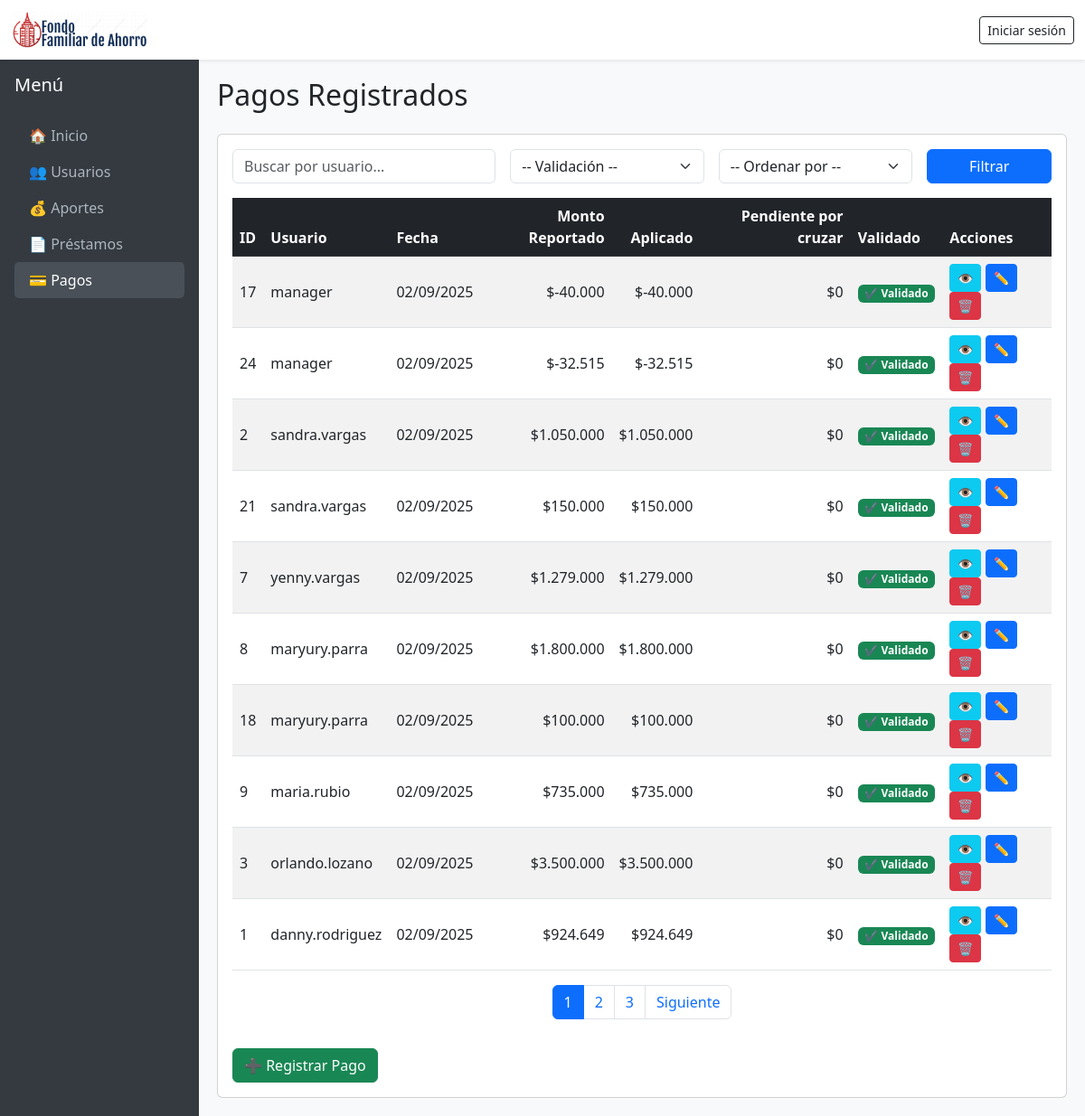
Screenshot of /dashboard/pagos/ with the database file from the repository.
### fonar/models.py (models this page shows, shortened)
class Pago(models.Model):
    usuario = models.ForeignKey(Usuario, on_delete=models.CASCADE)
    monto_reportado = models.DecimalField(max_digits=12, decimal_places=2)
    soporte = models.FileField(upload_to="pagos/soportes/", blank=True, null=True)
    fecha = models.DateTimeField(default=timezone.now)
    validado = models.BooleanField(default=False)
    comentarios = models.TextField(blank=True, null=True)
    @property
    def total_aplicado(self):
        return self.aplicaciones.aggregate(
            total=Sum("monto_aplicado")
        )["total"] or Decimal("0")
    @property
    def faltante(self):
        return (self.monto_reportado or Decimal("0")) - self.total_aplicado

class Usuario(AbstractUser):
    is_admin = models.BooleanField(default=False)
    TIPO_CHOICES = [
        ("asociado", "Asociado"),
        ("tercero", "Tercero"),
    ]
    tipo_usuario = models.CharField(max_length=20, choices=TIPO_CHOICES, default="asociado")
    def __str__(self):
        return self.username

### dashboard/views/pago_views.py (the view)
# urls.py: path("pagos/", pago_views.PagoListView.as_view(), name="pagos-list"),
class PagoListView(ListView):
    model = Pago
    template_name = "dashboard/pagos/list.html"
    context_object_name = "pagos"
    paginate_by = 10
    def get_queryset(self):
        queryset = (
            Pago.objects.select_related("usuario")
            .annotate(
                aplicado=Coalesce(
                    Sum("aplicaciones__monto_aplicado"),
                    0,
                    output_field=DecimalField(max_digits=12, decimal_places=2),
                )
            )
            .order_by("-fecha")
        )
        usuario = self.request.GET.get("usuario")
        validado = self.request.GET.get("validado")
        ordenar = self.request.GET.get("ordenar")
        if usuario:
            queryset = queryset.filter(usuario__username__icontains=usuario)
        if validado in ["True", "False"]:
            queryset = queryset.filter(validado=(validado == "True"))
        if ordenar == "fecha":
            queryset = queryset.order_by("-fecha")
        elif ordenar == "monto":
            queryset = queryset.order_by("-monto_reportado")
        elif ordenar == "usuario":
            queryset = queryset.order_by("usuario__username")
        ordenar = self.request.GET.get("ordenar")
        if ordenar in ["fecha", "-fecha", "monto_reportado", "-monto_reportado"]:
            queryset = queryset.order_by(ordenar)
        else:
            queryset = queryset.order_by("-fecha")  # por defecto
        return queryset

### fonar/templatetags/formato_monedas.py (called while the page is built)
@register.filter
def moneda(value):
    try:
        value = int(value)  # quitar decimales
        return "${:,.0f}".format(value).replace(",", ".")
    except (ValueError, TypeError):
        return value

### dashboard/templates/dashboard/pagos/list.html (shortened to what this page needs)
{% extends "dashboard/base.html" %}
{% load humanize %}
{% load formato_monedas %}
{% block content %}
<h2 class="mb-4">Pagos Registrados</h2>
<div class="card">
    <div class="card-body">
        <form method="get" class="row g-3 mb-3">
            <div class="col-md-4">
                <input type="text" name="usuario" class="form-control" placeholder="Buscar por usuario..." value="{{ request.GET.search }}">
            </div>
            <div class="col-md-3">
                <select name="validado" class="form-select">
                    <option value="">-- Validación --</option>
                </select>
            </div>
            <div class="col-md-3">
                <select name="ordenar" class="form-select">
                    <option value="">-- Ordenar por --</option>
                </select>
            </div>
            <div class="col-md-2">
                <button type="submit" class="btn btn-primary w-100">Filtrar</button>
            </div>
        </form>
        <div class="table-responsive">
            <table class="table table-striped table-hover align-middle">
                <thead class="table-dark">
                    <tr>
                        <th>ID</th>
                        <th>Usuario</th>
                        <th>Fecha</th>
                        <th class="text-end">Monto Reportado</th>
                        <th class="text-end">Aplicado</th>
                        <th class="text-end">Pendiente por cruzar</th>
                        <th>Validado</th>
                        <th>Acciones</th>
                    </tr>
                </thead>
                <tbody>
                    {% for pago in pagos %}
                        <tr>
                            <td>{{ pago.id }}</td>
                            <td>{{ pago.usuario }}</td>
                            <td>{{ pago.fecha|date:"d/m/Y" }}</td>
                            <td class="text-end">{{ pago.monto_reportado|moneda }}</td>
                            <td class="text-end">{{ pago.total_aplicado|moneda }}</td>
                            <td class="text-end">
                                <span class="{% if pago.faltante > 0 %}text-danger fw-bold{% endif %}">
                                    {{ pago.faltante|moneda }}
                                </span>
                            </td>
                            <td>
                                {% if pago.validado %}
                                    <span class="badge bg-success">✔ Validado</span>
                                {% else %}
                                    <span class="badge bg-warning text-dark">Pendiente</span>
                                {% endif %}
                            </td>
                            <td>
                                <a href="{% url 'dashboard:pagos-detail' pago.id %}" class="btn btn-sm btn-info">👁</a>
                                <a href="{% url 'dashboard:pagos-update' pago.id %}" class="btn btn-sm btn-primary">✏️</a>
                                <a href="{% url 'dashboard:pagos-delete' pago.id %}" class="btn btn-sm btn-danger">🗑</a>
                            </td>
                        </tr>
                    {% empty %}
                        <tr>
                            <td colspan="8" class="text-center">No se encontraron pagos registrados.</td>
                        </tr>
                    {% endfor %}
                </tbody>
            </table>
        </div>
        {% if is_paginated %}
            <nav>
                <ul class="pagination justify-content-center">
                    {% for i in paginator.page_range %}
                        <li class="page-item {% if page_obj.number == i %}active{% endif %}">
                            <a class="page-link" href="?page={{ i }}&{{ request.GET.urlencode }}">{{ i }}</a>
                        </li>
                    {% endfor %}
                    {% if page_obj.has_next %}
                        <li class="page-item">
                            <a class="page-link" href="?page={{ page_obj.next_page_number }}&{{ request.GET.urlencode }}">Siguiente</a>
                        </li>
                    {% endif %}
                </ul>
            </nav>
        {% endif %}
        <a href="{% url 'dashboard:pagos-create' %}" class="btn btn-success mt-3">➕ Registrar Pago</a>
    </div>
</div>
{% endblock %}

### dashboard/templates/dashboard/base.html (shortened to what this page needs)
{% load static %}
<!DOCTYPE html>
<html lang="es">
<head>
    <link href="https://cdn.jsdelivr.net/npm/bootstrap@5.3.0/dist/css/bootstrap.min.css" rel="stylesheet">
</head>
<body>
    <nav class="navbar navbar-expand-lg navbar-light bg-white shadow-sm">
        <div class="container-fluid">
            <a class="navbar-brand" href="{% url 'dashboard:home' %}">
                <img src="{% static 'images/logo.png' %}" alt="Logo FONAR" style="height: 40px;">
            </a>
            <div class="d-flex align-items-center">
                {% if user.is_authenticated %}
                    <span class="navbar-text me-3 text-dark">
                        Hola, {{ user.username }}
                    </span>
                    <form method="post" action="{% url 'dashboard:admin-logout' %}" style="display:inline;">
                        {% csrf_token %}
                        <button type="submit" class="btn btn-outline-dark btn-sm">
                            Cerrar sesión
                        </button>
                    </form>
                {% else %}
                    <a class="btn btn-outline-dark btn-sm" href="{% url 'dashboard:admin-login' %}">
                        Iniciar sesión
                    </a>
                {% endif %}
            </div>
        </div>
    </nav>
    <div class="main-container">
        <div class="sidebar d-flex flex-column p-3">
            <h5 class="text-white mb-4">Menú</h5>
            <ul class="nav nav-pills flex-column mb-auto">
                <li>
                    <a href="{% url 'dashboard:home' %}"
                       class="nav-link {% if request.resolver_match.url_name == 'home' %}active{% endif %}">
                        🏠 Inicio
                    </a>
                </li>
                <li>
                    <a href="{% url 'dashboard:usuarios-list' %}"
                       class="nav-link {% if request.resolver_match.url_name|slice:":8" == 'usuarios' %}active{% endif %}">
                        👥 Usuarios
                    </a>
                </li>
                <li>
                    <a href="{% url 'dashboard:aporte_list' %}"
                       class="nav-link {% if request.resolver_match.url_name|slice:":7" == 'aportes' %}active{% endif %}">
                        💰 Aportes
                    </a>
                </li>
                <li>
                    <a href="{% url 'dashboard:prestamos-list' %}"
                       class="nav-link {% if request.resolver_match.url_name|slice:":10" == 'prestamos' %}active{% endif %}">
                        📄 Préstamos
                    </a>
                </li>
                <li>
                    <a href="{% url 'dashboard:pagos-list' %}"
                       class="nav-link {% if request.resolver_match.url_name|slice:":5" == 'pagos' %}active{% endif %}">
                        💳 Pagos
                    </a>
                </li>
            </ul>
        </div>
        <div class="content">
            {% block content %}{% endblock %}
        </div>
    </div>
</body>
</html>

### dashboard/templates/dashboard/base.html (style rules this page uses)
body { min-height: 100vh; display: flex; flex-direction: column; }
.main-container { flex: 1; display: flex; }
.sidebar { width: 220px; background-color: #343a40; color: white; flex-shrink: 0; }
.sidebar .nav-link { color: #adb5bd; }
.sidebar .nav-link.active, .sidebar .nav-link:hover { color: #fff; background-color: #495057; border-radius: 5px; }
.content { flex-grow: 1; padding: 20px; background-color: #f8f9fa; overflow-x: auto; }

### rows the page displays
Pago: id "17", usuario "manager", fecha "02/09/2025", monto_reportado|moneda "$-40.000", total_aplicado|moneda "$-40.000", faltante|moneda "$0", validado "✔ Validado"
Pago: id "24", usuario "manager", fecha "02/09/2025", monto_reportado|moneda "$-32.515", total_aplicado|moneda "$-32.515", faltante|moneda "$0", validado "✔ Validado"
Pago: id "2", usuario "sandra.vargas", fecha "02/09/2025", monto_reportado|moneda "$1.050.000", total_aplicado|moneda "$1.050.000", faltante|moneda "$0", validado "✔ Validado"
Pago: id "21", usuario "sandra.vargas", fecha "02/09/2025", monto_reportado|moneda "$150.000", total_aplicado|moneda "$150.000", faltante|moneda "$0", validado "✔ Validado"
Pago: id "7", usuario "yenny.vargas", fecha "02/09/2025", monto_reportado|moneda "$1.279.000", total_aplicado|moneda "$1.279.000", faltante|moneda "$0", validado "✔ Validado"
Pago: id "8", usuario "maryury.parra", fecha "02/09/2025", monto_reportado|moneda "$1.800.000", total_aplicado|moneda "$1.800.000", faltante|moneda "$0", validado "✔ Validado"
Pago: id "18", usuario "maryury.parra", fecha "02/09/2025", monto_reportado|moneda "$100.000", total_aplicado|moneda "$100.000", faltante|moneda "$0", validado "✔ Validado"
Pago: id "9", usuario "maria.rubio", fecha "02/09/2025", monto_reportado|moneda "$735.000", total_aplicado|moneda "$735.000", faltante|moneda "$0", validado "✔ Validado"
Pago: id "3", usuario "orlando.lozano", fecha "02/09/2025", monto_reportado|moneda "$3.500.000", total_aplicado|moneda "$3.500.000", faltante|moneda "$0", validado "✔ Validado"
Pago: id "1", usuario "danny.rodriguez", fecha "02/09/2025", monto_reportado|moneda "$924.649", total_aplicado|moneda "$924.649", faltante|moneda "$0", validado "✔ Validado"

### other values shown
{{ i }} "1" "2" "3"
